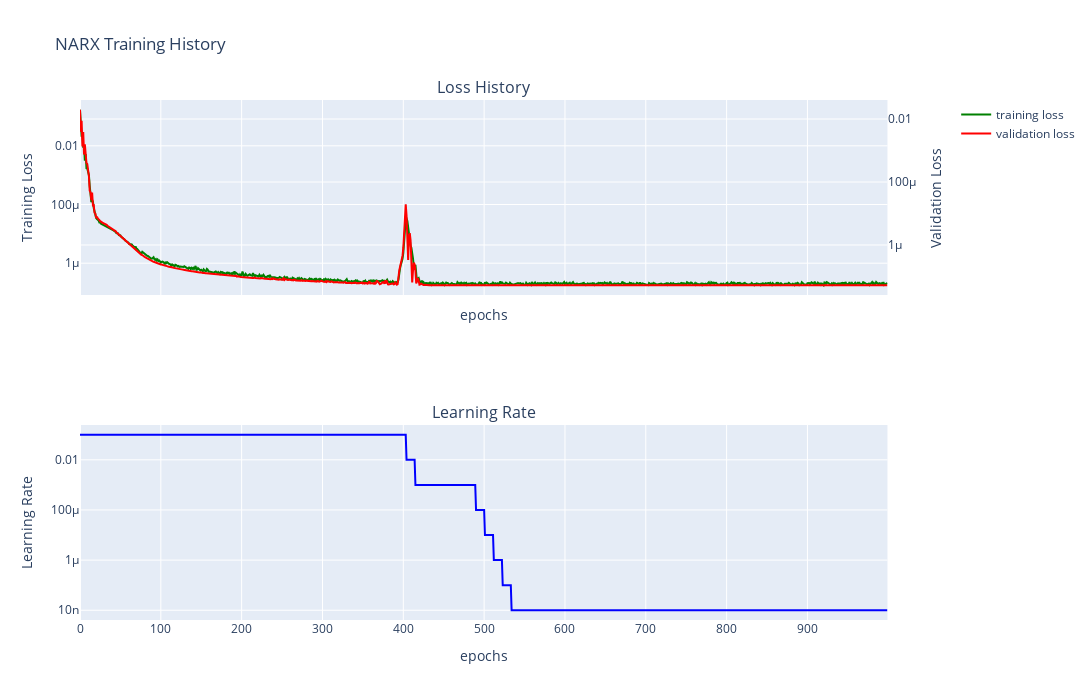

Here is the notebook cell this chart was saved with:
### Markdown cell above
# NARX model

### Code cell
dm.narx_trainer(hidden_layers=[2], batch_size=1000,
          learning_rate=0.1, epochs= 1000, scheduler_flag=True, device=default_device)
dm.narx.plot_narx_training_history_plotly()

### Figure 1 — Plotly figure (JSON) as saved in the notebook; plotly's stock layout.template omitted (floating-point values rounded to 4 significant figures; data arrays with more than 128 entries replaced by an {"elided": "..."} marker saying what was removed)
{"data": [{"line": {"color": "green"}, "mode": "lines", "name": "training loss", "showlegend": true, "type": "scatter", "x": {"elided": "1000 int values"}, "xaxis": "x", "y": {"elided": "1000 float values"}, "yaxis": "y"}, {"line": {"color": "red"}, "mode": "lines", "name": "validation loss", "showlegend": true, "type": "scatter", "x": {"elided": "1000 int values"}, "xaxis": "x", "y": {"elided": "1000 float values"}, "yaxis": "y2"}, {"line": {"color": "blue"}, "mode": "lines", "showlegend": false, "type": "scatter", "x": {"elided": "1000 int values"}, "xaxis": "x2", "y": {"elided": "1000 float values"}, "yaxis": "y3"}], "layout": {"annotations": [{"font": {"size": 16}, "showarrow": false, "text": "Loss History", "x": 0.47, "xanchor": "center", "xref": "paper", "y": 1, "yanchor": "bottom", "yref": "paper"}, {"font": {"size": 16}, "showarrow": false, "text": "Learning Rate", "x": 0.47, "xanchor": "center", "xref": "paper", "y": 0.375, "yanchor": "bottom", "yref": "paper"}], "height": 700, "title": {"text": "NARX Training History"}, "width": 1800, "xaxis": {"anchor": "y", "domain": [0, 0.94], "matches": "x2", "showticklabels": false, "title": {"text": "epochs"}}, "xaxis2": {"anchor": "y3", "domain": [0, 0.94], "title": {"text": "epochs"}}, "yaxis": {"anchor": "x", "domain": [0.625, 1], "title": {"text": "Training Loss"}, "type": "log"}, "yaxis2": {"anchor": "x", "overlaying": "y", "side": "right", "title": {"text": "Validation Loss"}, "type": "log"}, "yaxis3": {"anchor": "x2", "domain": [0, 0.375], "title": {"text": "Learning Rate"}, "type": "log"}}}
